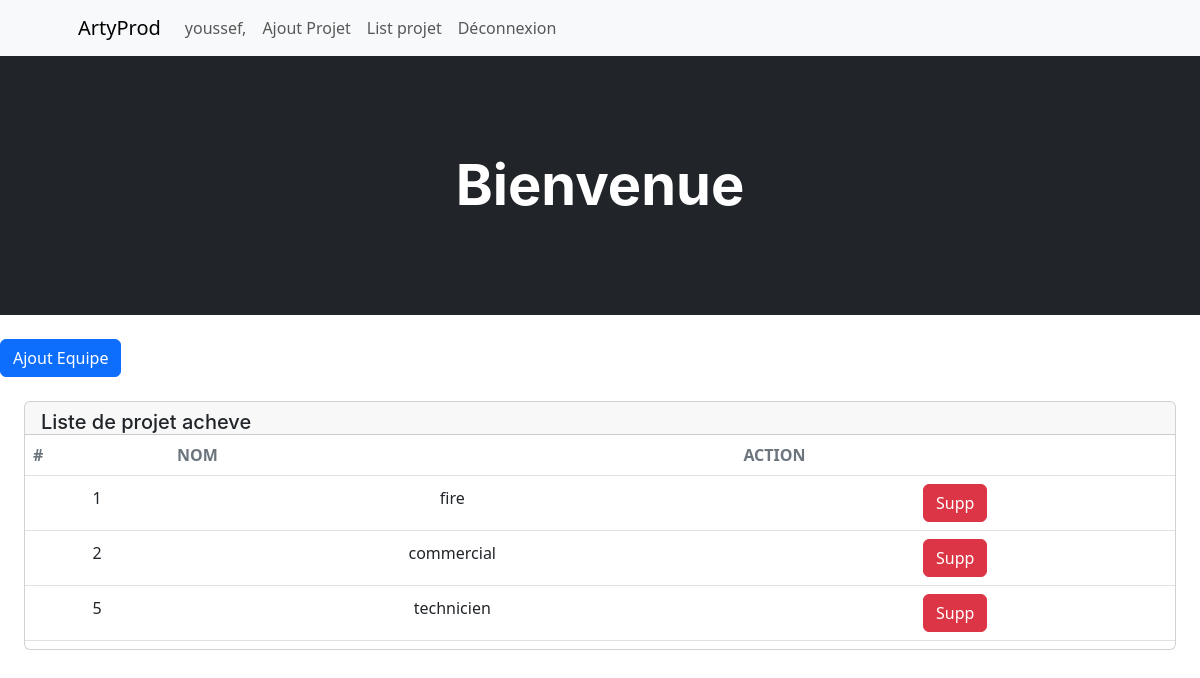
/artyProd/equipeListe/ (signed in), run on the app's committed database.
### artyProd/models.py (models this page shows, shortened)
class Equipe(models.Model):
    name=models.CharField(max_length=100)

### artyProd/views.py (the view)
# urls.py: path('equipeListe/',views.listeEquipe, name = 'listeEquipe'),
def listeEquipe(request):
    personne=Equipe.objects.all()
    return render(request,'artyProd/listeEquipe.html',{'personne':personne})

### artyProd/templates/artyProd/listeEquipe.html (shortened to what this page needs)
{% extends "artyProd/base.html" %}
{% block content %}
<br>
<a type="button" class="btn btn-primary" href="{% url 'equipe' %}">Ajout Equipe</a>
<br>
<br>
    <div class="col-12">
        <div class="card mb-4 mx-4">
            <div class="card-header pb-0">
                <div class="d-flex flex-row justify-content-between">
                    <div>
                        <h5 class="mb-0">Liste de projet acheve</h5>
                    </div>
                </div>
            </div>
            <div class="card-body px-0 pt-0 pb-2">
                <div class="table-responsive p-0">
                    <table class="table align-items-center mb-0">
                        <thead>
                            <tr>
                                <th class="text-uppercase text-secondary text-xxs font-weight-bolder opacity-7">
                                    #
                                </th>
                                <th class="text-uppercase text-secondary text-xxs font-weight-bolder opacity-7">
                                    Nom
                                </th>
                                <th class="text-uppercase text-secondary text-xxs font-weight-bolder opacity-7">
                                    Action
                                </th>
                            </tr>
                        </thead>
                        <tbody>
                        {% for i in personne %}
                            <tr>
                                <td class="text-center">
                                    <p class="text-xs font-weight-bold mb-0">{{i.id}}</p>
                                </td>
                                <td class="text-center">
                                    <p class="text-xs font-weight-bold mb-0">{{i.name}}</p>
                                </td>
                                <td class="text-center">
                                    <a class="btn btn-danger" data-bs-toggle="tooltip" data-bs-original-title="Modifier Projet" type="button" href="/artyProd/deletEquipe/{{i.id}}">Supp</a>
                                </td>
                            </tr>
                        {% endfor %}
                        </tbody>
                    </table>
                </div>
            </div>
        </div>
    </div>
{% endblock %}

### artyProd/templates/artyProd/base.html (shortened to what this page needs)
{% load static %}
<!DOCTYPE html>
<html>
<head>
    <link rel='stylesheet' type='text/css' media='screen' href="{% static 'css/base.css'%}">
    <link rel="stylesheet" href="https://cdn.jsdelivr.net/npm/bootstrap@5.3.0-alpha1/dist/css/bootstrap.min.css">
    <link href="https://cdn.jsdelivr.net/npm/bootstrap-icons@1.5.0/font/bootstrap-icons.css" rel="stylesheet" />
</head>
<body>
    <nav class="navbar navbar-expand-lg navbar-light bg-light">
        <div class="container px-4 px-lg-5">
            <a class="navbar-brand" href="#!">ArtyProd</a>
            <div class="collapse navbar-collapse" id="navbarSupportedContent">
                <form class="d-flex">
                    <ul class="navbar-nav ml-auto">
                        {% if user.is_superuser %}
                        <li class="nav-item active">
                            <a class="nav-link" href="{% url 'user' %}">List utilisateur</a>
                        </li>
                        <li class="nav-item active">
                            <a class="nav-link" href="{% url 'contact' %}">List de contact</a>
                        </li>
                        <li class="nav-item active">
                            <a class="nav-link" href="{% url 'listProjet' %}">Liste de tous les projets</a>
                        </li>
                        <li class="nav-item active">
                            <a class="nav-link" href="{% url 'listeEquipe' %}">Liste d'equipe</a>
                        </li>
                        <li class="nav-item active">
                            <a class="nav-link" href="{% url 'register' %}">Inscription</a>
                        </li>
                        <li class="nav-item active">
                            <a class="nav-link" href="{% url 'logout' %}">Déconnexion</a>
                        </li>
                        {% else %}
                        <li class="nav-item active">
                            <a class="nav-link" href="{%url 'settigns'%}">{{user.username}},</a>
                        </li>
                        <li class="nav-item active">
                            <a class="nav-link" href="/artyProd/ajoutProjet/{{user.id}}">Ajout Projet</a>
                        </li>
                        <li class="nav-item active">
                            <a class="nav-link" href="/artyProd/ListeProjet/{{user.id}}">List projet</a>
                        </li>
                        <li class="nav-item active">
                            <a class="nav-link" href="{% url 'logout' %}">Déconnexion</a>
                        </li>
                        {% endif %}
                    </ul>
                </form>
            </div>
        </div>
    </nav>
    {% block section %}
    <header class="bg-dark py-5">
        <div class="container px-4 px-lg-5 my-5">
            <div class="text-center text-white">
                <h1 class="display-4 fw-bolder">Bienvenue</h1>
            </div>
        </div>
    </header>
    {% endblock %}
    {% block content %}
    {% endblock %}
</body>
</html>

### data on the page
Equipe: id "1", name "fire"
Equipe: id "2", name "commercial"
Equipe: id "5", name "technicien"

### other printed values
{{ user.username }} "youssef"
